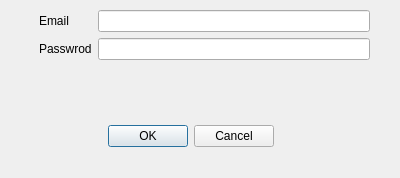
<?xml version="1.0" encoding="UTF-8"?>
<ui version="4.0">
 <class>Dialog</class>
 <widget class="QDialog" name="Dialog">
  <property name="geometry">
   <rect>
    <x>0</x>
    <y>0</y>
    <width>400</width>
    <height>178</height>
   </rect>
  </property>
  <property name="windowTitle">
   <string>Dialog</string>
  </property>
  <widget class="QDialogButtonBox" name="buttonBox">
   <property name="geometry">
    <rect>
     <x>20</x>
     <y>120</y>
     <width>341</width>
     <height>32</height>
    </rect>
   </property>
   <property name="layoutDirection">
    <enum>Qt::LeftToRight</enum>
   </property>
   <property name="orientation">
    <enum>Qt::Horizontal</enum>
   </property>
   <property name="standardButtons">
    <set>QDialogButtonBox::Cancel|QDialogButtonBox::Ok</set>
   </property>
   <property name="centerButtons">
    <bool>true</bool>
   </property>
  </widget>
  <widget class="QWidget" name="formLayoutWidget">
   <property name="geometry">
    <rect>
     <x>39</x>
     <y>10</y>
     <width>331</width>
     <height>71</height>
    </rect>
   </property>
   <layout class="QFormLayout" name="formLayout">
    <item row="0" column="0">
     <widget class="QLabel" name="label">
      <property name="text">
       <string>Email</string>
      </property>
     </widget>
    </item>
    <item row="0" column="1">
     <widget class="QLineEdit" name="name"/>
    </item>
    <item row="1" column="0">
     <widget class="QLabel" name="label_2">
      <property name="text">
       <string>Passwrod</string>
      </property>
     </widget>
    </item>
    <item row="1" column="1">
     <widget class="QLineEdit" name="pass"/>
    </item>
   </layout>
  </widget>
 </widget>
 <resources/>
 <connections>
  <connection>
   <sender>buttonBox</sender>
   <signal>accepted()</signal>
   <receiver>Dialog</receiver>
   <slot>accept()</slot>
   <hints>
    <hint type="sourcelabel">
     <x>248</x>
     <y>254</y>
    </hint>
    <hint type="destinationlabel">
     <x>157</x>
     <y>274</y>
    </hint>
   </hints>
  </connection>
  <connection>
   <sender>buttonBox</sender>
   <signal>rejected()</signal>
   <receiver>Dialog</receiver>
   <slot>reject()</slot>
   <hints>
    <hint type="sourcelabel">
     <x>316</x>
     <y>260</y>
    </hint>
    <hint type="destinationlabel">
     <x>286</x>
     <y>274</y>
    </hint>
   </hints>
  </connection>
 </connections>
</ui>
